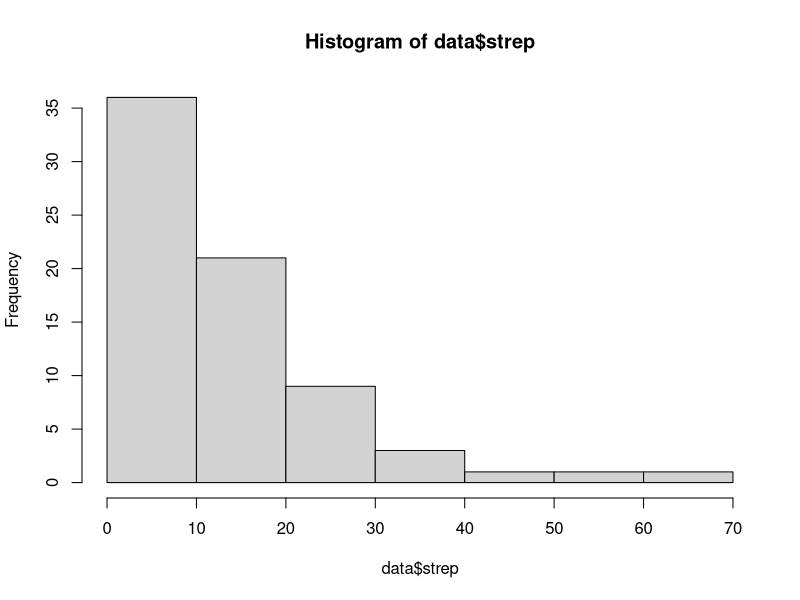
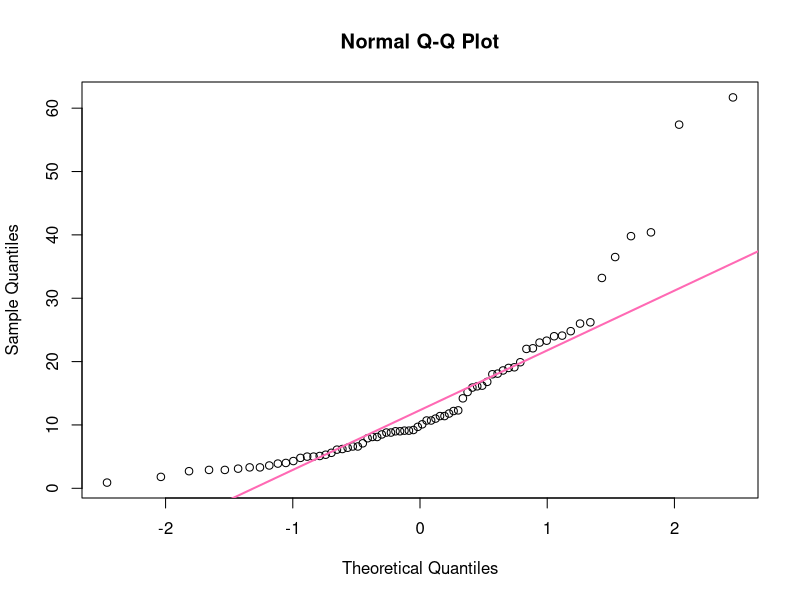
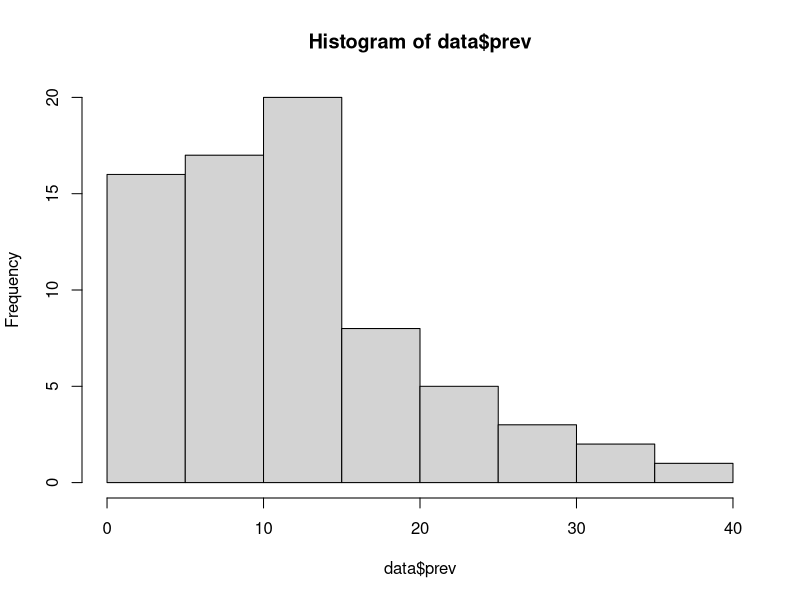
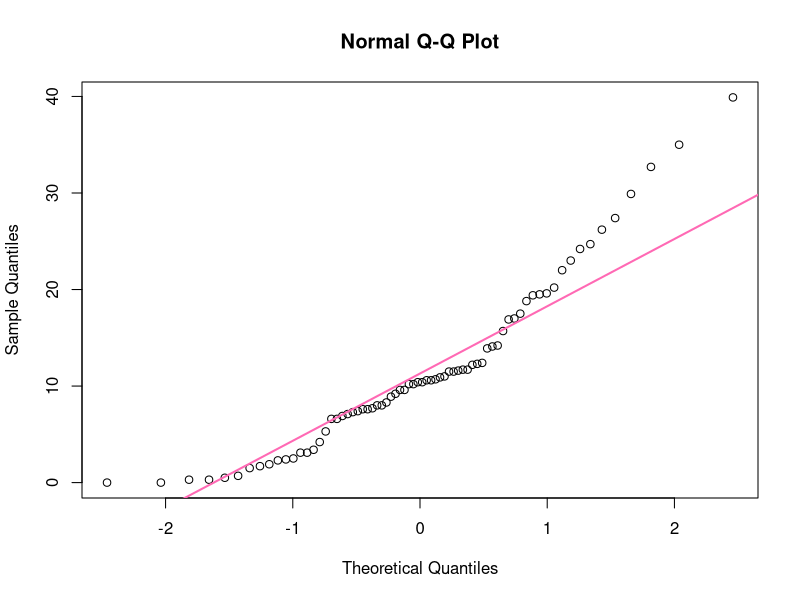
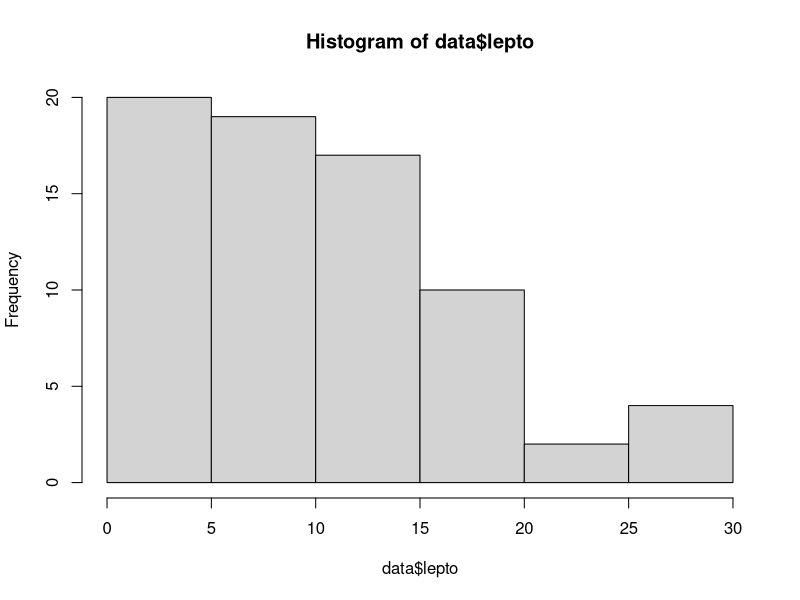
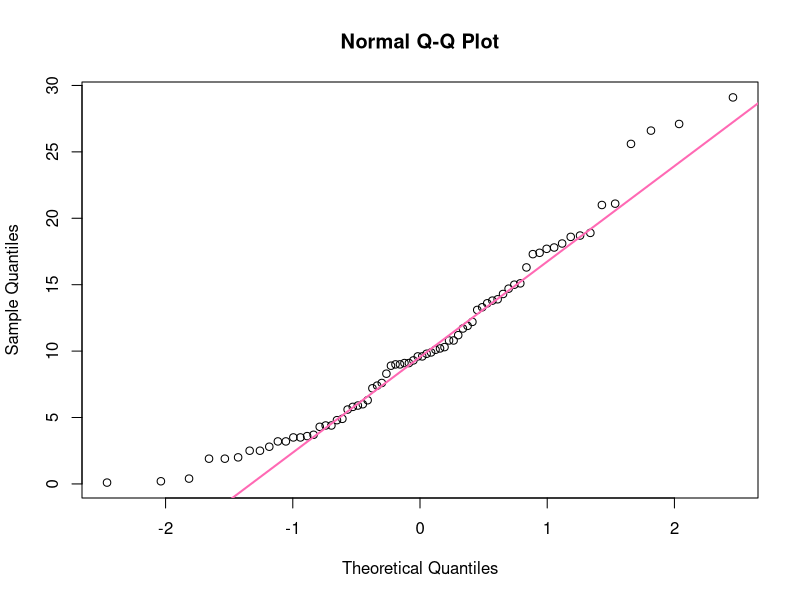
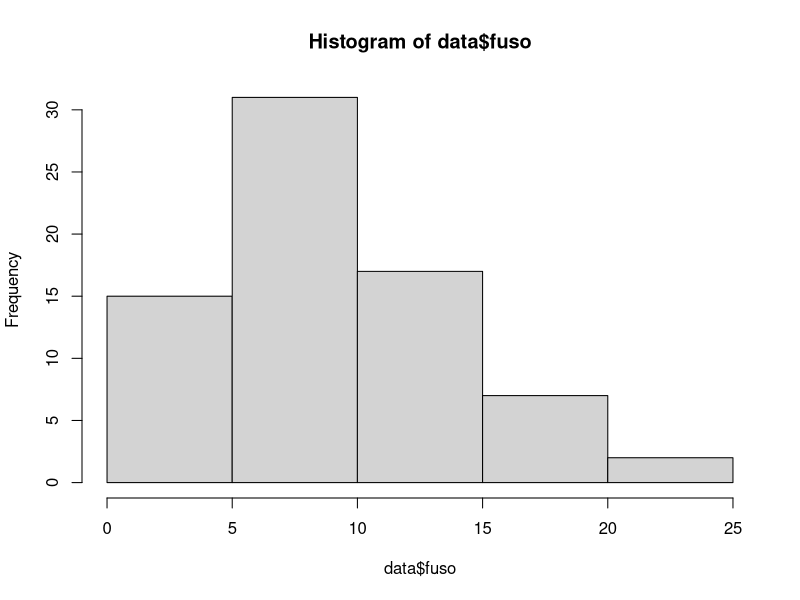
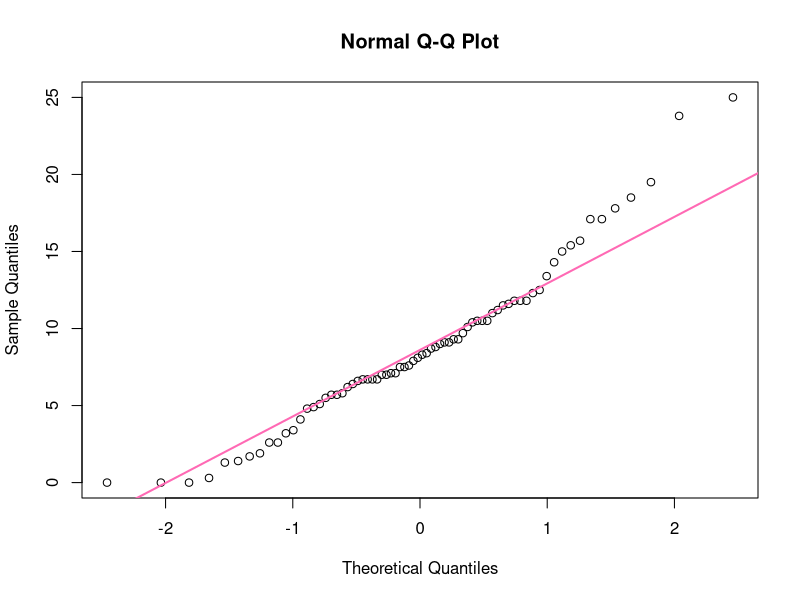

These charts were generated, in order, by the following R code: (Note: this script raises an error after producing the figures.)
## ---- chunk 1
library(ggplot2)
library(vegan)
## ---- chunk 2
data <- read.table("RTestData.txt", header = TRUE)
## ---- chunk 3
#strep
hist(data$strep) #looks skewed
qqnorm(data$strep)
qqline(data$strep, col = "Hotpink", lwd = 2) #not normal
shapiro.test(data$strep) #p < 0.05, not normal

#prev
hist(data$prev) #looks skewed
qqnorm(data$prev)
qqline(data$prev, col = "Hotpink", lwd = 2) #not normal
shapiro.test(data$prev) #p < 0.05, not normal

#lepto
hist(data$lepto) #looks skewed
qqnorm(data$lepto)
qqline(data$lepto, col = "Hotpink", lwd = 2) #normal-ish
shapiro.test(data$lepto) #p > 0.05, normal

#fuso
hist(data$fuso) #looks skewed
qqnorm(data$fuso)
qqline(data$fuso, col = "Hotpink", lwd = 2) #normal-ish
shapiro.test(data$fuso) #p < 0.05, not normal

#veil
hist(data$veil) #looks skewed
qqnorm(data$veil)
qqline(data$veil, col = "Hotpink", lwd = 2) #not normal
shapiro.test(data$veil) #p < 0.05, not normal

#deepest
hist(data$deepest) #looks normal
qqnorm(data$deepest)
qqline(data$deepest, col = "Hotpink", lwd = 2) #normal
shapiro.test(data$deepest) #p > 0.05, normal
## ---- chunk 4
#strep
strep_log <- log(data$strep)
hist(strep_log) #looks normal
qqnorm(strep_log)
qqline(strep_log, col = "Hotpink", lwd = 2) #normal
shapiro.test(strep_log) #normal

#prev
prev_log <- log(data$prev + 0.001) #added 0.001 to account for zeros 
shapiro.test(prev_log) #not normal

prev_sqrt <- sqrt(data$prev)
hist(prev_sqrt) #looks normal
qqnorm(prev_sqrt)
qqline(prev_sqrt, col = "Hotpink", lwd = 2) #normal
shapiro.test(prev_sqrt) #normal

#fuso
fuso_log <- log(data$fuso + 0.001) #accounts for zeros
shapiro.test(fuso_log) #not normal

fuso_sqrt <- sqrt(data$fuso)
shapiro.test(fuso_sqrt) #not normal

fuso_rank <- rank(data$fuso)
hist(fuso_rank) #looks normal-ish
qqnorm(fuso_rank)
qqline(fuso_rank, col = "Hotpink", lwd = 2) #normal
shapiro.test(fuso_rank) #normal p > 0.05

#veil
veil_log <- log(data$veil)
shapiro.test(veil_log) #not normal

veil_sqrt <- sqrt(data$veil)
hist(veil_sqrt) #looks normal
qqnorm(veil_sqrt)
qqline(veil_sqrt, col = "Hotpink", lwd = 2) #normal
shapiro.test(veil_sqrt) #normal
## ---- chunk 5
data$time <- factor(data$time)
## ---- chunk 6
#anova, summary, boxplot for lepto vs time
anov1 <- aov(lepto ~ time, data = data)
summary(anov1) #time is significant (p < 0.05)
boxplot(lepto ~ time, data = data, main = "Lepto vs Time")

#anova, summary, boxplot for strep_log vs time
anov2 <- aov(strep_log ~ time, data = data)
summary(anov2) #not significant (p > 0.05)
boxplot(strep_log ~ time, data = data, main = "Strep vs Time")
## ---- chunk 7
cor.test(strep_log, prev_sqrt) #neg correlated, significant
cor.test(strep_log, fuso_rank) #neg correlated, significant
cor.test(fuso_rank, data$lepto) #neg correlated, not significant
## ---- chunk 8
#linear regression of strep vs deepest
mod1 <- lm(strep_log ~ deepest, data = data)
plot(mod1) #plots all residuals
abline(mod1, col = "red", lwd = 2)
summary(mod1) #deepest is not significant p > 0.05

#linear regression of fuso vs deepest
mod2 <- lm(fuso_rank ~ deepest, data = data)
plot(mod2)
abline(mod2, col = "red", lwd = 2)
summary(mod2) #deepest is significant p < 0.05
## ---- chunk 9
#fancy histogram of prev
prev_plot <- ggplot(data, aes(x = prev_sqrt)) + geom_histogram(binwidth = 0.5, fill = "white", color = "black") + labs(title = "Prev", x= "Prev") + theme_classic()
prev_plot
## ---- chunk 10
#scatterplot for strep vs deepest color coded by time
plot2 <- ggplot(data, aes(strep_log, deepest, colour = time)) + geom_point() + labs(title = "Strep vs Deepest", x = "Strep", y = "Deepest") + theme_classic()
plot2
## ---- chunk 11
#scatterplot of fuso vs deepest
plot3 <- ggplot(data, aes(fuso_rank, deepest)) + geom_point() + labs(title = "Deepest vs Fuso", x = "Fuso", y = "Deepest") + theme_classic() + geom_smooth(method=lm)
plot3
## ---- chunk 12
#takes columns of interests and creates new dataframe
newdata = data[2:6]
newdata <- round(newdata)
## ---- chunk 13
shannon <- diversity(newdata) #shannon is the default
shannon #ranges from 1.5 - 3.4, the higher = more diverse 
## ---- chunk 14
spAbund <- rowSums(newdata) #number of individuals found in each plot 
spAbund

raremin <- min(rowSums(newdata))
raremin #smallest number of observations per sample, 11

#expected rarefied number of species
sRare <- rarefy(newdata, raremin)
sRare

#rarecurve plot
rarecurve(newdata, col = "blue")
## ---- chunk 15
par(mfrow = c(1,2))
bray = vegdist(newdata, "bray") #bray-curtis dissimarility matrix
bray #prints/shows matrix
hist(bray, xlim = range(0,1)) #histogram
## ---- chunk 16
newnew_data = data[2:8]
## ---- chunk 17
#combines several steps into one
community.mds <- metaMDS(comm = newnew_data, distance = "bray", trace = FALSE, autotransform = FALSE)

plot(community.mds$points)
## ---- chunk 18
#extracts x and y and creates a new dataframe
MDS_xy <- data.frame(community.mds$points)

MDS_xy$status <- factor(data$status)
MDS_xy$time <- factor(data$time)
## ---- chunk 19
#mds by status
ggplot(MDS_xy, aes(x = MDS1, y = MDS2, color = status)) +
  geom_point(size = 3) +
  theme_bw() +
  labs(title = "MDS Colored by Status")

#mds by time
ggplot(MDS_xy, aes(x = MDS1, y = MDS2, color = time)) +
  geom_point(size = 3) +
  theme_bw() +
  labs(title = "MDS Colored by Time")
